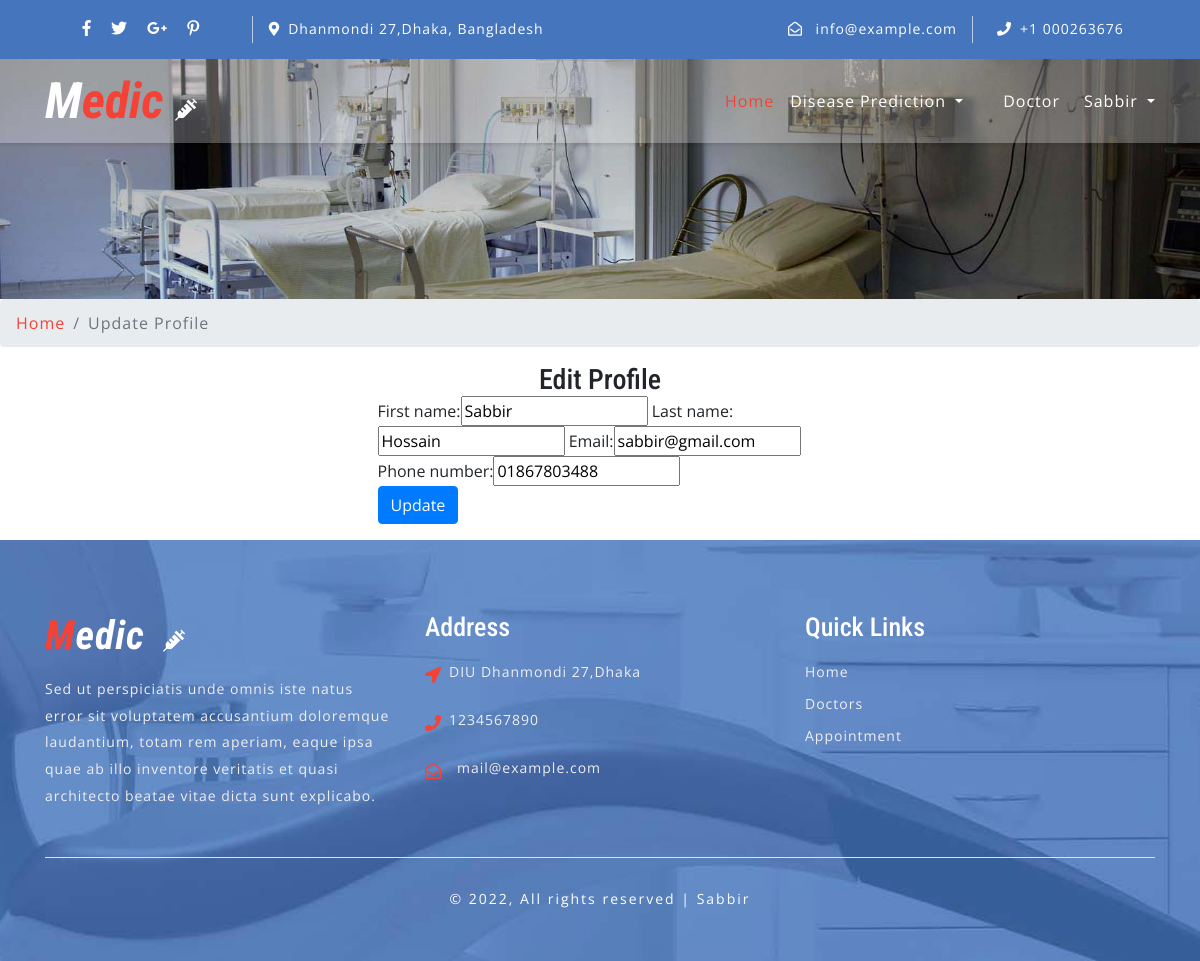
Screenshot of /account/patient/profile/update/ (signed in) with the database file from the repository.
### accounts/models.py (models this page shows, shortened)
class User(AbstractUser):
    username = None
    role = models.CharField(max_length=12, error_messages={
        'required': "Role must be provided"
    })
    gender = models.CharField(max_length=10, blank=True, null=True, default="")
    email = models.EmailField(unique=True, blank=False,
                              error_messages={
                                  'unique': "A user with that email already exists.",
                              })
    phone_number = models.CharField(unique=True, blank=True, null=True, max_length=20,
                                    error_messages={
                                        'unique': "A user with that phone number already exists."
                                    })
    USERNAME_FIELD = "email"
    REQUIRED_FIELDS = []
    objects = UserManager()

### accounts/views.py (the view)
# urls.py: path('patient/profile/update/', EditPatientProfileView.as_view(), name='patient-profile-update'),
class EditPatientProfileView(UpdateView):
    model = User
    form_class = PatientProfileUpdateForm
    context_object_name = 'patient'
    template_name = 'accounts/patient/edit-profile.html'
    success_url = reverse_lazy('patient-profile-update')
    @method_decorator(login_required(login_url=reverse_lazy('login')))
    @method_decorator(user_is_patient)
    def dispatch(self, request, *args, **kwargs):
        return super().dispatch(self.request, *args, **kwargs)
    def get(self, request, *args, **kwargs):
        try:
            self.object = self.get_object()
        except Http404:
            raise Http404("User doesn't exists")
        return self.render_to_response(self.get_context_data())
    def get_object(self, queryset=None):
        obj = self.request.user
        print(obj)
        if obj is None:
            raise Http404("Patient doesn't exists")
        return obj

### accounts/forms.py
class PatientProfileUpdateForm(forms.ModelForm):
    def __init__(self, *args, **kwargs):
        super(PatientProfileUpdateForm, self).__init__(*args, **kwargs)
        self.fields['first_name'].widget.attrs.update(
            {
                'placeholder': 'Enter First Name',
            }
        )
        self.fields['last_name'].widget.attrs.update(
            {
                'placeholder': 'Enter Last Name',
            }
        )
        self.fields['email'].widget.attrs.update(
            {
                'placeholder': 'Email',
            }
        )
        self.fields['phone_number'].widget.attrs.update(
            {
                'placeholder': 'Phone Number',
            }
        )
    class Meta:
        model = User
        fields = ["first_name", "last_name", "email", "phone_number"]

### accounts/templates/accounts/patient/edit-profile.html (shortened to what this page needs)
{% extends 'base.html' %}
{% load bootstrap %}
{% block content %}
<div class="inner-banner-w3ls">
</div>
	<div class="breadcrumb-agile">
		<div aria-label="breadcrumb">
			<ol class="breadcrumb">
				<li class="breadcrumb-item">
					<a href="/">Home</a>
				</li>
				<li class="breadcrumb-item active" aria-current="page">Update Profile</li>
			</ol>
		</div>
	</div>
<div class="container">
<div class="row justify-content-center">
                <div class="col-lg-5 mb-5 mb-lg-0">
                    <center> <h3>Edit Profile </h3></center>
                    <form action="" method="POST">{% csrf_token %}
                           {{ form|bootstrap }}
                        <div class="row form-group">
                            <div class="col-md-12">
                                <input type="submit" value="Update" class="btn btn-primary btn-md text-white">
                            </div>
                        </div>
                    </form>
                </div>
            </div>
        </div>
{% endblock %}

### home/templates/partials/navbar.html (shortened to what this page needs)
	<header>
		<div class="top-bar py-3">
			<div class="container">
				<div class="row">
					<div class="col-lg-7 top-social-agile">
						<div class="row">
							<ul class="col-lg-4 col-6 top-right-info text-center">
								<li>
									<a href="#">
										<i class="fab fa-facebook-f"></i>
									</a>
								</li>
								<li class="mx-3">
									<a href="#">
										<i class="fab fa-twitter"></i>
									</a>
								</li>
								<li>
									<a href="#">
										<i class="fab fa-google-plus-g"></i>
									</a>
								</li>
								<li class="ml-3">
									<a href="#">
										<i class="fab fa-pinterest-p"></i>
									</a>
								</li>
							</ul>
							<div class="col-6 header-top_w3layouts pl-3 text-lg-left text-center">
								<p class="text-white">
									<i class="fas fa-map-marker-alt mr-2"></i>Dhanmondi 27,Dhaka, Bangladesh</p>
							</div>
						</div>
					</div>
					<div class="col-lg-5 top-social-agile text-lg-right text-center">
						<div class="row">
							<div class="col-lg-7 col-6 top-w3layouts">
								<p class="text-white">
									<i class="far fa-envelope-open mr-2"></i>
									<a href="" class="text-white">info@example.com</a>
								</p>
							</div>
							<div class="col-lg-5 col-6 header-w3layouts pl-4 text-lg-left">
								<p class="text-white">
									<i class="fas fa-phone mr-2"></i>+1 000263676</p>
							</div>
						</div>
					</div>
				</div>
			</div>
		</div>
	</header>
	<div id="home">
		<div class="main-top py-1">
			<nav class="navbar navbar-expand-lg navbar-light fixed-navi">
				<div class="container">
					<h1>
						<a class="navbar-brand font-weight-bold font-italic" href="{% url 'home' %}">
							<span>M</span>edic
							<i class="fas fa-syringe"></i>
						</a>
					</h1>
					<div class="collapse navbar-collapse text-center" id="navbarSupportedContent">
						<ul class="navbar-nav ml-lg-auto">
							<li class="nav-item active mt-lg-0 mt-3">
								<a class="nav-link" href="{% url 'home' %}">Home
								</a>
							</li>
							<li class="nav-item dropdown nav-item  mx-lg-3 my-lg-0 my-3">
								<a class="nav-link dropdown-toggle" href="#" id="navbarDropdown" role="button" data-toggle="dropdown"
								    aria-haspopup="true" aria-expanded="false">
									Disease Prediction
								</a>
							</li>
							<li class="nav-item mx-lg-4">
								<a class="nav-link" href="{% url 'doctor' %}">Doctor</a>
							</li>
							{% if request.user.is_authenticated and request.user.role == 'doctor' %}
							<!-- <li class="nav">
								<a href="nav-link">  {{ request.user.first_name }}</a>
							</li> -->
							<li class="nav-item dropdown">
								<a class="nav-link dropdown-toggle" href="#" id="navbarDropdown" role="button" data-toggle="dropdown"
									aria-haspopup="true" aria-expanded="false">
									{{ request.user.first_name }}
								</a>
								<div class="dropdown-menu" aria-labelledby="navbarDropdown">
									<a class="dropdown-item " href="{% url 'doctor-profile-update' %}"> EDIT PROFILE</a>
									<a class="dropdown-item " href="{% url 'patient-list' %}"> PATIENTS</a>
									<a class="dropdown-item " href="{% url 'doctor-appointment' %}"> APPOINTMENTS</a>
									<a class="dropdown-item " href="{% url 'doctor-appointment-create' %}"> CREATE APPOINTMENT</a>
									<a class="dropdown-item " href="{% url 'logout' %}">LOGOUT</a>
								</div>
							</li>
						{% elif request.user.is_authenticated and request.user.role == 'patient' %}
						<li class="nav-item dropdown">
							<a class="nav-link dropdown-toggle" href="#" id="navbarDropdown" role="button" data-toggle="dropdown"
								aria-haspopup="true" aria-expanded="false">
								{{ request.user.first_name }}
							</a>
						</li>
						{% endif %}
					</div>
				</div>
			</nav>
		</div>
	</div>

### home/static/css/style.css (style rules this page uses)
body { padding: 0; margin: 0; background: #FFF; font-family: 'Open Sans', sans-serif; }
body a { transition: 0.5s all; -webkit-transition: 0.5s all; -moz-transition: 0.5s all; -o-transition: 0.5s all; -ms-transition: 0.5s all; text-decoration: none; }
input[type="button"], input[type="submit"] { transition: 0.5s all; -webkit-transition: 0.5s all; -moz-transition: 0.5s all; -o-transition: 0.5s all; -ms-transition: 0.5s all; }
h1, h2, h3, h4, h5, h6 { margin: 0; padding: 0; font-family: 'Roboto Condensed', sans-serif; }
p { margin: 0; padding: 0; font-family: 'Open Sans', sans-serif; font-size: 15px; letter-spacing: 1px; line-height: 1.9; color: #999; }
ul, ol { margin: 0; padding: 0; }
label { margin: 0; }
.top-bar { background: #4575bd; }
.top-right-info li i { color: #fff; transition: 0.5s all; -webkit-transition: 0.5s all; -moz-transition: 0.5s all; -o-transition: 0.5s all; -ms-transition: 0.5s all; }
.top-right-info li { display: inline-block; }
.header-top_w3layouts p, .header-w3layouts p, .top-w3layouts p { font-size: 14px; }
.header-top_w3layouts, .header-w3layouts { border-left: 1px solid rgba(255, 255, 255, 0.63); }
div#home { position: relative; }
.main-top { position: absolute; z-index: 999; width: 100%; background: rgba(255, 255, 255, 0.26); box-shadow: 0 2px 3px 0 rgba(0, 0, 0, 0.1); -webkit-transition: background-color .1s ease-in-out; -moz-transition: background-color .1s ease-in-out; -ms-transition: background-color .1s ease-in-out; -o-transition: background-color .1s ease-in-out; transition: background-color .1s ease-in-out; }
.navbar-light .navbar-nav .nav-link { padding: 0; color: #fff; background: transparent; font-size: 16px; letter-spacing: 1px; }
.navbar-light .navbar-nav .show>.nav-link, .navbar-light .navbar-nav .active>.nav-link, .navbar-light .navbar-nav .nav-link.show, .navbar-light .navbar-nav .nav-link.active, .navbar-light .navbar-nav .nav-link:hover, .navbar-light .navbar-nav .nav-link:focus { color: #f44336; }
nav.fixed-navi ul { list-style: none; margin: 0; padding: 0; }
nav.fixed-navi ul li { float: left; }
a.navbar-brand { color: #f44336; font-size: 50px; padding: 0; }
.navbar-light .navbar-brand, .navbar-light .navbar-brand:hover, .navbar-light .navbar-brand:focus, .w3l-footer h2 a span { color: #f44336; }
a.navbar-brand span { color: #fff; }
a.navbar-brand i, .w3l-footer h2 a i { color: #fff; font-size: 22px; }
.inner-banner-w3ls { background: url(../images/banner3.jpg) no-repeat center; background-size: cover; -webkit-background-size: cover; -moz-background-size: cover; -o-background-size: cover; -moz-background-size: cover; height: 20vw; }
.breadcrumb li a { color: #f44336; }
.breadcrumb li { letter-spacing: 1px; color: #000; }

### rows the page displays
User: user.first_name "Sabbir", first_name "Sabbir", last_name "Hossain", email "sabbir@gmail.com", phone_number "01867803488"
